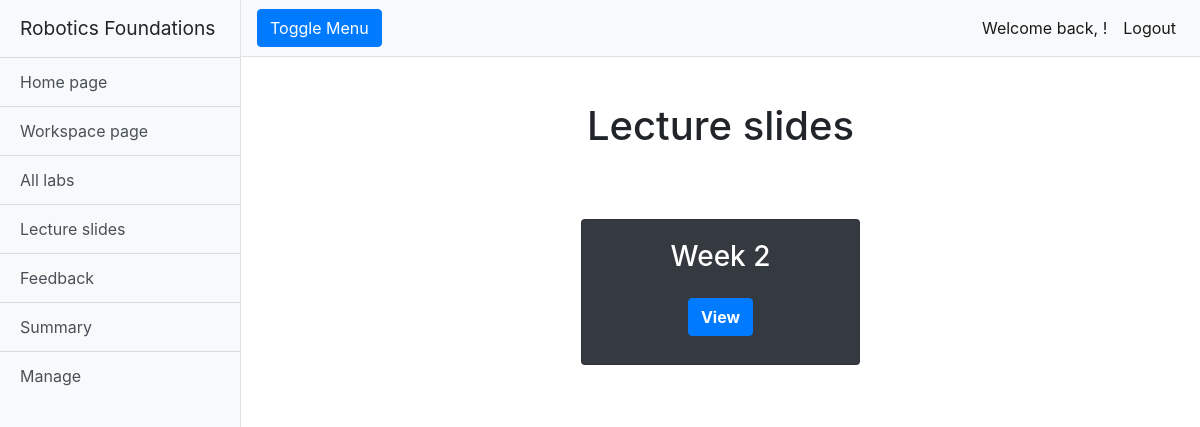
The page /rfwa/lectureslides/ (signed in) on the database as committed earlier.
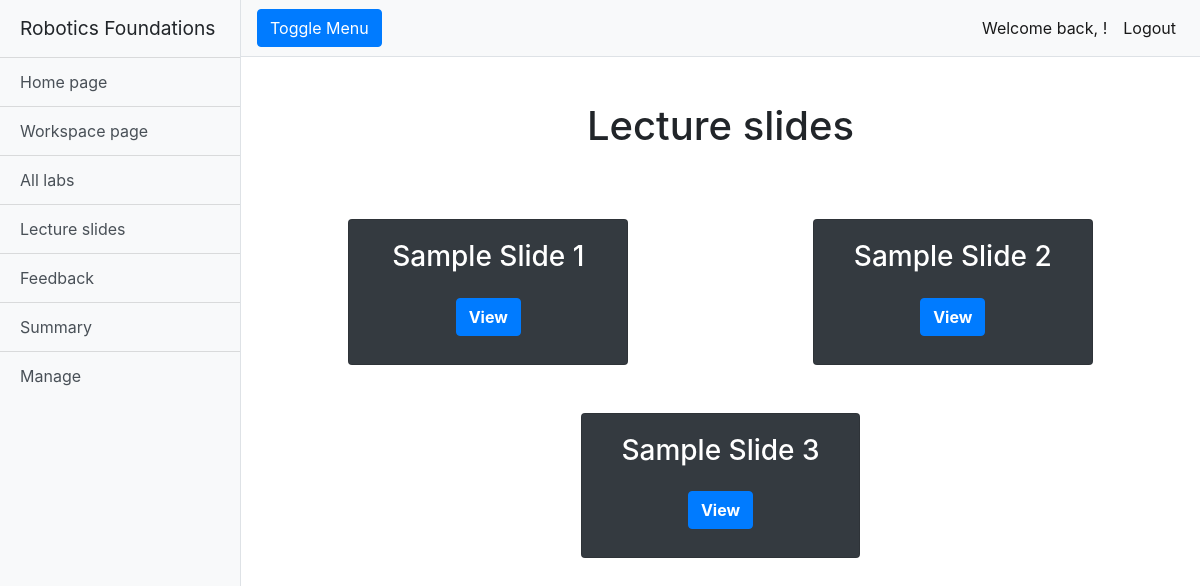
The same page on the database as committed later.
### rfwa/models.py (models this page shows, shortened)
class Slide(models.Model):
    name = models.CharField(max_length=128)
    lecture_Files = models.FileField(upload_to='slides/')
    slug = models.SlugField(primary_key=True, blank=True)

### rfwa/views.py (the view)
# urls.py: path('lectureslides/', views.lectureslides, name='lectureslides'),
@login_required
def lectureslides(request):
    slides = Slide.objects.order_by('name')
    return render(request, 'rfwa/lectureslides.html', {'slides': slides})

### templates/rfwa/lectureslides.html (shortened to what this page needs)
{% extends "rfwa/base.html" %}
{% block body_block %}
<div class="container-fluid">
  <h1 class="mt-4">Lecture slides</h1>
  {% if slides %}
  <div class="container-fluid mt-5">
    {% for slide in slides %}
    {% cycle 'row' '' as row silent %}
    {% if row %}
    <div class="row justify-content-around">
      {% endif %}
      <div class="col-sm-10 col-md-10 col-lg-4 mb-5">
        <div class="card bg-dark text-white mx-auto">
          <div class="card-body text-center">
            <h3 class="card-title">{{slide.name}}</h3>
            <div class="row pb-2 justify-content-around mt-4">
              <button class="btn btn-primary font-weight-bold" rel="noopener noreferrer"
                onclick=" window.open('../../media/{{slide.lecture_Files}}','_blank')">View</button>
            </div>
          </div>
        </div>
      </div>
      {% if not row %}
    </div>
    {% endif %}
    {% endfor %}
    {% else %}
    <h2 class="text-center mt-5">There are currently no slides uploaded.</h2>
    {% endif %}
  </div>
</div>
{% endblock %}

Rows that differ between the two databases and show on the page:
removed Slide: name "Week 2"
added Slide: name "Sample Slide 1"
added Slide: name "Sample Slide 2"
added Slide: name "Sample Slide 3"
